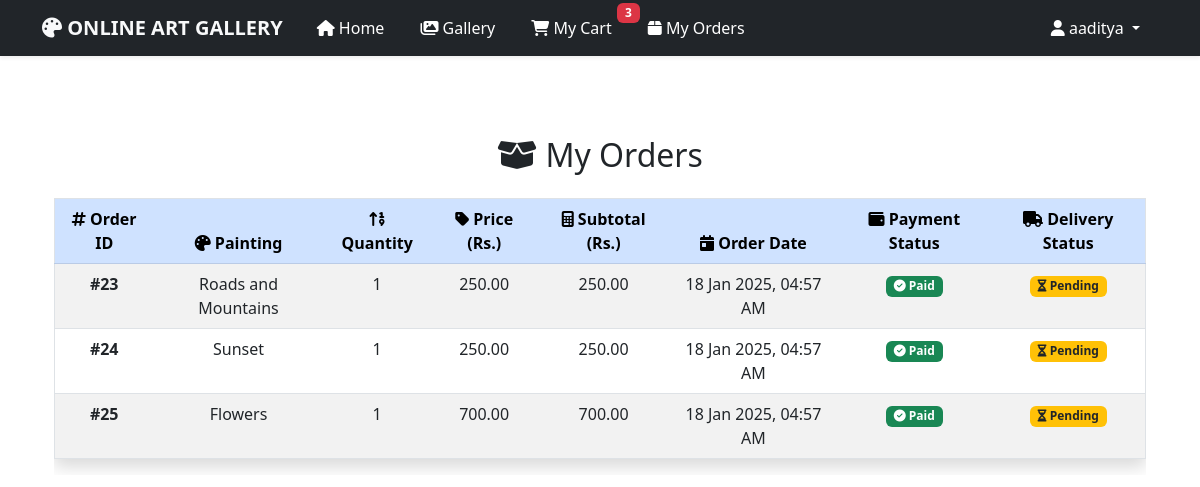
Before: /my_orders/ (signed in) with the older database file.
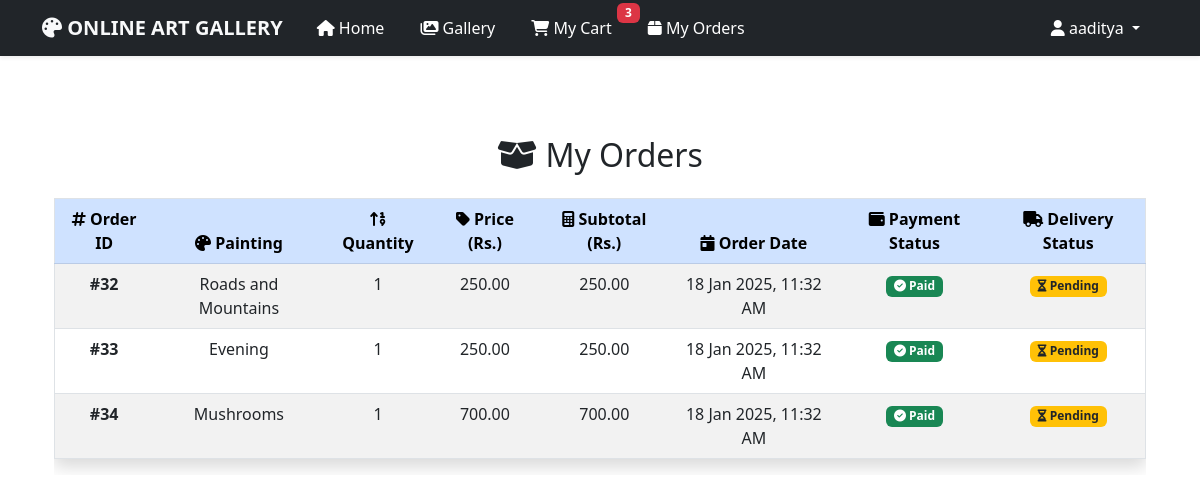
After: the same page with the newer database file.
### gallery_app/models.py (models this page shows, shortened)
class CartItem(models.Model):
    user = models.ForeignKey(User, on_delete=models.CASCADE, related_name="cart")
    painting = models.ForeignKey('Painting', on_delete=models.CASCADE)
    quantity = models.PositiveIntegerField(default=1)
    added_at = models.DateTimeField(auto_now_add=True)
    STATUS_CHOICES = [
        ("unpaid", "Unpaid"),
        ("unpaid(COD)", "Unpaid(COD)"),
        ("paid", "Paid"),
    ]
    DELIVERY_CHOICES = [
        ("pending", "Pending"),
        ("completed", "Completed"),
    ]
    status = models.CharField(max_length=12, choices=STATUS_CHOICES, default="unpaid")
    delivery = models.CharField(max_length=10, choices=DELIVERY_CHOICES, default="pending")

class Painting(models.Model):
    CATEGORY_CHOICES = [
        ("Bookmark", "Bookmark"),
        ("Landscape", "Landscape"),
        ("Portrait", "Portrait"),
        ("Sketch", "Sketch"),
    ]
    FACE_CHOICES = [(i, str(i)) for i in range(1, 4)]  # Allow 1 to 3 faces
    name = models.CharField(max_length=200)
    canvas_size = models.CharField(max_length=100)  # E.g., "12x16 inches"
    photo = models.ImageField(upload_to='media/paintings/')
    category = models.CharField(max_length=10, choices=CATEGORY_CHOICES, default="Bookmark")
    faces = models.IntegerField(choices=FACE_CHOICES, blank=True, null=True)  # Optional unless Portrait
    price = models.DecimalField(max_digits=10, decimal_places=2)
    released_date = models.DateField()

### gallery_app/views.py (the view)
# urls.py: path('my_orders/', my_orders, name='my_orders'),
@login_required(login_url='/auth/login/')
def my_orders(request):
    orders = CartItem.objects.filter(user=request.user, status__in=["paid", "unpaid(COD)"])
    context = {'orders': orders}
    return render(request, 'my_orders.html', context)

### gallery_app/templates/my_orders.html
{% extends 'base.html' %}
{% block content %}
<div class="container mt-5">
    <h2 class="text-center mb-4"><i class="fa-solid fa-box-open"></i> My Orders</h2>
    {% if orders %}
    <div class="table-responsive">
        <table class="table table-striped table-hover border shadow">
            <thead class="table-primary text-center">
                <tr>
                    <th><i class="fa-solid fa-hashtag"></i> Order ID</th>
                    <th><i class="fa-solid fa-palette"></i> Painting</th>
                    <th><i class="fa-solid fa-sort-numeric-up"></i> Quantity</th>
                    <th><i class="fa-solid fa-tag"></i> Price (Rs.)</th>
                    <th><i class="fa-solid fa-calculator"></i> Subtotal (Rs.)</th>
                    <th><i class="fa-solid fa-calendar-day"></i> Order Date</th>
                    <th><i class="fa-solid fa-wallet"></i> Payment Status</th>
                    <th><i class="fa-solid fa-truck"></i> Delivery Status</th>
                </tr>
            </thead>
            <tbody class="text-center">
                {% for order in orders %}
                <tr>
                    <td><strong>#{{ order.id }}</strong></td>
                    <td>{{ order.painting.name }}</td>
                    <td>{{ order.quantity }}</td>
                    <td>{{ order.painting.price|floatformat:2 }}</td>
                    <td>{{ order.painting.price|floatformat:2 }}</td>
                    <td>{{ order.added_at|date:"d M Y, h:i A" }}</td>
                    <td>
                        {% if order.status == 'paid' %}
                        <span class="badge bg-success">
                            <i class="fa-solid fa-check-circle"></i> Paid
                        </span>
                        {% else %}
                        <span class="badge bg-danger">
                            <i class="fa-solid fa-exclamation-circle"></i> Unpaid (COD)
                        </span>
                        {% endif %}
                    </td>
                    <td>
                        {% if order.delivery == 'completed' %}
                        <span class="badge bg-success">
                            <i class="fa-solid fa-box"></i> Completed
                        </span>
                        {% else %}
                        <span class="badge bg-warning text-dark">
                            <i class="fa-solid fa-hourglass-half"></i> Pending
                        </span>
                        {% endif %}
                    </td>
                </tr>
                {% endfor %}
            </tbody>
        </table>
    </div>
    {% else %}
    <div class="alert alert-info text-center mt-4">
        <p><i class="fa-solid fa-shopping-basket"></i> You have no orders yet.</p>
    </div>
    {% endif %}
</div>
{% endblock %}

Changed rows visible on the page:
removed CartItem: id "23", painting.name "Roads and Mountains", quantity "1", painting.price "250.00", added_at "18 Jan 2025, 04:57 AM", status "paid" (drawn), delivery "pending" (drawn)
removed CartItem: id "24", painting.name "Sunset", quantity "1", painting.price "250.00", added_at "18 Jan 2025, 04:57 AM", status "paid" (drawn), delivery "pending" (drawn)
removed CartItem: id "25", painting.name "Flowers", quantity "1", painting.price "700.00", added_at "18 Jan 2025, 04:57 AM", status "paid" (drawn), delivery "pending" (drawn)
added CartItem: id "32", painting.name "Roads and Mountains", quantity "1", painting.price "250.00", added_at "18 Jan 2025, 11:32 AM", status "paid" (drawn), delivery "pending" (drawn)
added CartItem: id "33", painting.name "Evening", quantity "1", painting.price "250.00", added_at "18 Jan 2025, 11:32 AM", status "paid" (drawn), delivery "pending" (drawn)
added CartItem: id "34", painting.name "Mushrooms", quantity "1", painting.price "700.00", added_at "18 Jan 2025, 11:32 AM", status "paid" (drawn), delivery "pending" (drawn)
